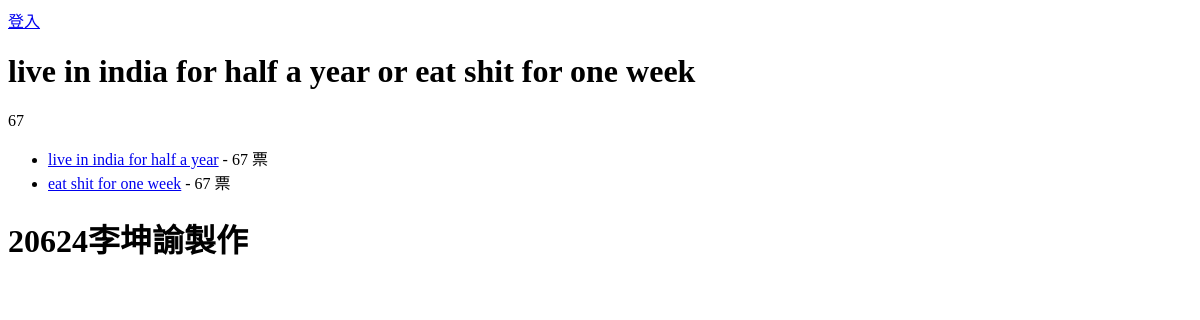
The app's page /poll/1/, older data.
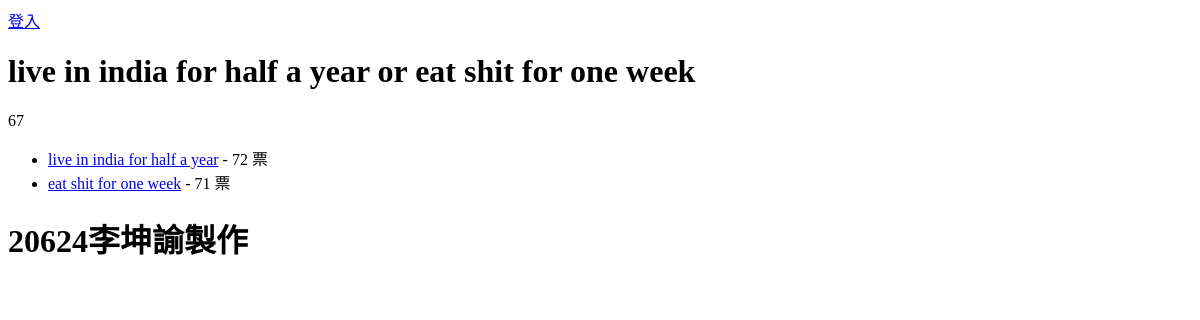
The same page, newer data.
### default/models.py (models this page shows, shortened)
class polll(models.Model):
    subject =models.CharField("投票主題", max_length=64)
    desc =models.TextField("說明")
    created =models.DateField("建立日期",auto_now_add=True)

class Option (models.Model):
    title =models.CharField("選項文字", max_length=64)
    votes = models.IntegerField("票數",default =0)
    poll_id = models.IntegerField("投票主題編號")

### default/views.py (the view)
# urls.py: path("<int:pk>/", PollView.as_view(), name='poll_view'),
class PollView(DetailView):
    model =polll
    def get_context_data(self, **kwargs):
        ctx = super().get_context_data(**kwargs)
        option_list =Option.objects.filter(poll_id=self.object.id)
        ctx['option_list']=option_list
        return ctx

### templates/default/polll_detail.html (shortened to what this page needs)
{% extends "base.html" %}
{% block main %}
    <h1>{{ polll.subject }}</h1>
    <p>{{ polll.desc }}</p>
    <ul>
        {%for op in option_list %}
        <li>
            <a href="{% url 'poll_vote' op.id %}">{{ op.title }}</a> - {{ op.votes }} 票
        </li>
        {% endfor %}
    </ul>
{% endblock %}

### templates/base.html (shortened to what this page needs)
<!DOCTYPE html>
<html lang="zh-hant">
<head>
</head>
<body>
    <div class =container>
        <div>
            {% if not user.is_authenticated %}
            <a href="{% url 'login' %}">登入</a>
            {% else %}
            <form action="{% url 'logout' %}" method="post">
                 {% csrf_token %}
                 Hi {{ user }}
                 <input type="submit" value="登出">
            </form>
           {% endif %}
        </div>
    {% block main %}{% endblock %}
     <h1>20624李坤諭製作</h1>
    </div>
</body>
</html>

Row changes from the older to the newer data that the page shows:
changed Option "live in india for half a year": votes "67" → "72"
changed Option "eat shit for one week": votes "67" → "71"
